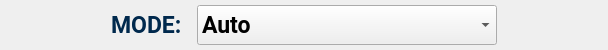
                <widget class="QWidget" name="widget_16" native="true">
                 <property name="minimumSize">
                  <size>
                   <width>0</width>
                   <height>50</height>
                  </size>
                 </property>
                 <property name="maximumSize">
                  <size>
                   <width>16777215</width>
                   <height>50</height>
                  </size>
                 </property>
                 <layout class="QHBoxLayout" name="horizontalLayout_4" stretch="1,1,1">
                  <property name="topMargin">
                   <number>0</number>
                  </property>
                  <property name="bottomMargin">
                   <number>0</number>
                  </property>
                  <item>
                   <spacer name="horizontalSpacer_10">
                    <property name="orientation">
                     <enum>Qt::Horizontal</enum>
                    </property>
                    <property name="sizeType">
                     <enum>QSizePolicy::Expanding</enum>
                    </property>
                    <property name="sizeHint" stdset="0">
                     <size>
                      <width>100</width>
                      <height>20</height>
                     </size>
                    </property>
                   </spacer>
                  </item>
                  <item>
                   <widget class="QWidget" name="widget_2" native="true">
                    <layout class="QHBoxLayout" name="horizontalLayout_3" stretch="1,1">
                     <property name="spacing">
                      <number>15</number>
                     </property>
                     <property name="leftMargin">
                      <number>0</number>
                     </property>
                     <property name="topMargin">
                      <number>0</number>
                     </property>
                     <property name="rightMargin">
                      <number>0</number>
                     </property>
                     <property name="bottomMargin">
                      <number>0</number>
                     </property>
                     <item>
                      <widget class="QLabel" name="label_14">
                       <property name="maximumSize">
                        <size>
                         <width>100</width>
                         <height>16777215</height>
                        </size>
                       </property>
                       <property name="font">
                        <font>
                         <family>Roboto</family>
                         <pointsize>17</pointsize>
                         <weight>75</weight>
                         <bold>true</bold>
                        </font>
                       </property>
                       <property name="styleSheet">
                        <string notr="true">
color: rgb(0, 41, 77);</string>
                       </property>
                       <property name="text">
                        <string>MODE:</string>
                       </property>
                      </widget>
                     </item>
                     <item>
                      <widget class="QComboBox" name="mode_select_2">
                       <property name="minimumSize">
                        <size>
                         <width>300</width>
                         <height>40</height>
                        </size>
                       </property>
                       <property name="font">
                        <font>
                         <family>Roboto</family>
                         <pointsize>17</pointsize>
                         <weight>75</weight>
                         <bold>true</bold>
                        </font>
                       </property>
                       <property name="styleSheet">
                        <string notr="true">border-radius:  13px;
background-color: rgb(255, 255, 255);
color: rgb(0, 41, 77);
padding-left: 10px;
QComboBox::drop-down {
        border: 0px;
        width: 0px;
    }
 
QComboBox::item:hover {
    background-color: #e0e0e0;
    color: black; 
}</string>
                       </property>
                       <property name="currentIndex">
                        <number>0</number>
                       </property>
                       <item>
                        <property name="text">
                         <string>Auto</string>
                        </property>
                       </item>
                       <item>
                        <property name="text">
                         <string>Manual</string>
                        </property>
                       </item>
                      </widget>
                     </item>
                    </layout>
                   </widget>
                  </item>
                  <item>
                   <spacer name="horizontalSpacer_11">
                    <property name="orientation">
                     <enum>Qt::Horizontal</enum>
                    </property>
                    <property name="sizeType">
                     <enum>QSizePolicy::Expanding</enum>
                    </property>
                    <property name="sizeHint" stdset="0">
                     <size>
                      <width>100</width>
                      <height>20</height>
                     </size>
                    </property>
                   </spacer>
                  </item>
                 </layout>
                </widget>
